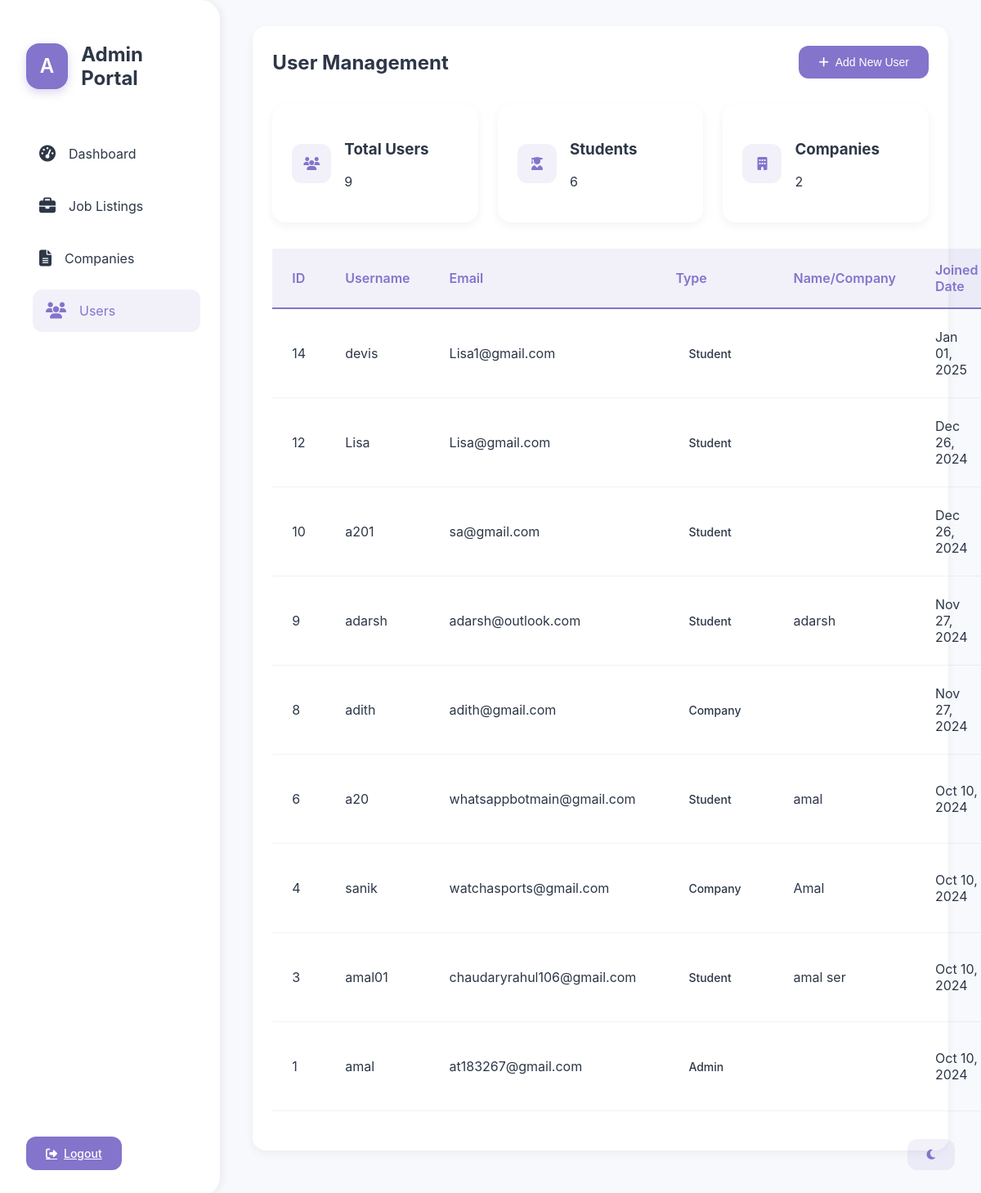
Page /admin_dashboard.php?page=users (signed in) on the committed database.
### tables this page shows
CREATE TABLE `users` (
  `id` int(11) NOT NULL,
  `username` varchar(50) NOT NULL,
  `password` varchar(255) NOT NULL,
  `email` varchar(100) NOT NULL,
  `user_type` enum('admin','company','student') NOT NULL,
  `created_at` timestamp NULL DEFAULT current_timestamp()
);

### pages/admin/users.php (the view, shortened to what this page needs)
<?php
$users_query = "SELECT
    u.*,
    COALESCE(sp.full_name, cp.company_name, '') as display_name
    FROM users u
    LEFT JOIN student_profiles sp ON u.id = sp.user_id
    LEFT JOIN company_profiles cp ON u.id = cp.user_id
    ORDER BY u.created_at DESC";
$users_result = mysqli_query($conn, $users_query);
?>
<div class="card">
    <div style="display: flex; justify-content: space-between; align-items: center; margin-bottom: 2rem;">
        <h2 style="margin: 0;">User Management</h2>
        <button class="btn btn-primary" onclick="showAddUserModal()">
            <i class="fas fa-plus"></i> Add New User
        </button>
    </div>
    <div class="analytics-grid">
        <?php
        $total_query = "SELECT COUNT(*) as total FROM users";
        $total_result = mysqli_query($conn, $total_query);
        $total_row = mysqli_fetch_assoc($total_result);
        $types_query = "SELECT user_type, COUNT(*) as count FROM users GROUP BY user_type";
        $types_result = mysqli_query($conn, $types_query);
        $user_counts = [];
        while($type_row = mysqli_fetch_assoc($types_result)) {
            $user_counts[$type_row['user_type']] = $type_row['count'];
        }
        ?>
        <div class="analytics-card">
            <div class="analytics-icon">
                <i class="fas fa-users"></i>
            </div>
            <div>
                <h3>Total Users</h3>
                <p><?php echo $total_row['total']; ?></p>
            </div>
        </div>
        <div class="analytics-card">
            <div class="analytics-icon">
                <i class="fas fa-user-graduate"></i>
            </div>
            <div>
                <h3>Students</h3>
                <p><?php echo isset($user_counts['student']) ? $user_counts['student'] : 0; ?></p>
            </div>
        </div>
        <div class="analytics-card">
            <div class="analytics-icon">
                <i class="fas fa-building"></i>
            </div>
            <div>
                <h3>Companies</h3>
                <p><?php echo isset($user_counts['company']) ? $user_counts['company'] : 0; ?></p>
            </div>
        </div>
    </div>
    <div class="table-responsive">
        <table>
            <thead>
                <tr>
                    <th>ID</th>
                    <th>Username</th>
                    <th>Email</th>
                    <th>Type</th>
                    <th>Name/Company</th>
                    <th>Joined Date</th>
                </tr>
            </thead>
            <tbody>
                <?php while($user = mysqli_fetch_assoc($users_result)) { ?>
                    <tr>
                        <td><?php echo $user['id']; ?></td>
                        <td><?php echo $user['username']; ?></td>
                        <td><?php echo $user['email']; ?></td>
                        <td>
                            <span class="status-badge status-<?php echo strtolower($user['user_type']); ?>">
                                <?php echo ucfirst($user['user_type']); ?>
                            </span>
                        </td>
                        <td><?php echo $user['display_name']; ?></td>
                        <td><?php echo date('M d, Y', strtotime($user['created_at'])); ?></td>
                    </tr>
                <?php } ?>
            </tbody>
        </table>
    </div>
</div>

### shared-styles.css (style rules this page uses)
:root { --primary-color: #8474cb; --primary-hover: #7264bb; --secondary-color: #4a5568; --background-light: #f8f9fc; --background-dark: #1a1c25; --text-light: #2d3748; --text-dark: #e2e8f0; --card-light: #ffffff; --card-dark: #242631; --accent-color: #ed64a6; --success-color: #48bb78; --warning-color: #ecc94b; --danger-color: #f56565; }
body { font-family: 'Inter', 'Segoe UI', sans-serif; margin: 0; padding: 0; transition: background-color 0.3s, color 0.3s; background-color: var(--background-light); color: var(--text-light); }
.card { background-color: var(--card-light); border-radius: 16px; box-shadow: 0 4px 12px rgba(0, 0, 0, 0.05); padding: 1.5rem; margin-bottom: 1.5rem; transition: transform 0.3s ease, box-shadow 0.3s ease; }
table { width: 100%; border-collapse: separate; border-spacing: 0; margin: 1.5rem 0; }
th { background-color: rgba(132, 116, 203, 0.1); color: var(--primary-color); font-weight: 600; padding: 1rem 1.5rem; text-align: left; border-bottom: 2px solid var(--primary-color); }
td { padding: 1rem 1.5rem; border-bottom: 1px solid rgba(132, 116, 203, 0.1); }
.status-badge { display: inline-flex; align-items: center; padding: 0.5rem 1rem; font-size: 0.875rem; font-weight: 500; border-radius: 8px; text-transform: capitalize; }
.btn { display: inline-flex; align-items: center; justify-content: center; padding: 0.75rem 1.5rem; font-size: 0.875rem; font-weight: 500; border-radius: 12px; transition: all 0.3s ease; border: none; cursor: pointer; gap: 0.5rem; }
.btn-primary { background-color: var(--primary-color); color: white; }

### admin_dashboard.php (style rules this page uses)
.analytics-grid { display: grid; grid-template-columns: repeat(auto-fit, minmax(240px, 1fr)); gap: 1.5rem; margin-bottom: 2rem; }
.analytics-card { background: var(--card-light); border-radius: 16px; padding: 1.5rem; display: flex; align-items: center; gap: 1rem; box-shadow: 0 4px 12px rgba(0, 0, 0, 0.05); transition: transform 0.3s ease; }
.analytics-icon { width: 48px; height: 48px; border-radius: 12px; background: rgba(132, 116, 203, 0.1); display: flex; align-items: center; justify-content: center; color: var(--primary-color); }

### rows in the picture
users: id "14", username "devis", email "Lisa1@gmail.com", user_type "Student", created_at "Jan 01, 2025"
users: id "12", username "Lisa", email "Lisa@gmail.com", user_type "Student", created_at "Dec 26, 2024"
users: id "10", username "a201", email "sa@gmail.com", user_type "Student", created_at "Dec 26, 2024"
users: id "9", username "adarsh", email "adarsh@outlook.com", user_type "Student", display_name "adarsh", created_at "Nov 27, 2024"
users: id "8", username "adith", email "adith@gmail.com", user_type "Company", created_at "Nov 27, 2024"
users: id "6", username "a20", email "whatsappbotmain@gmail.com", user_type "Student", display_name "amal", created_at "Oct 10, 2024"
users: id "4", username "sanik", email "watchasports@gmail.com", user_type "Company", display_name "Amal", created_at "Oct 10, 2024"
users: id "3", username "amal01", email "chaudaryrahul106@gmail.com", user_type "Student", display_name "amal ser", created_at "Oct 10, 2024"
users: id "1", username "amal", email "at183267@gmail.com", user_type "Admin", created_at "Oct 10, 2024"

### other values in the picture
$total_row['total'] "9"
$user_counts['student'] "6"
$user_counts['company'] "2"
